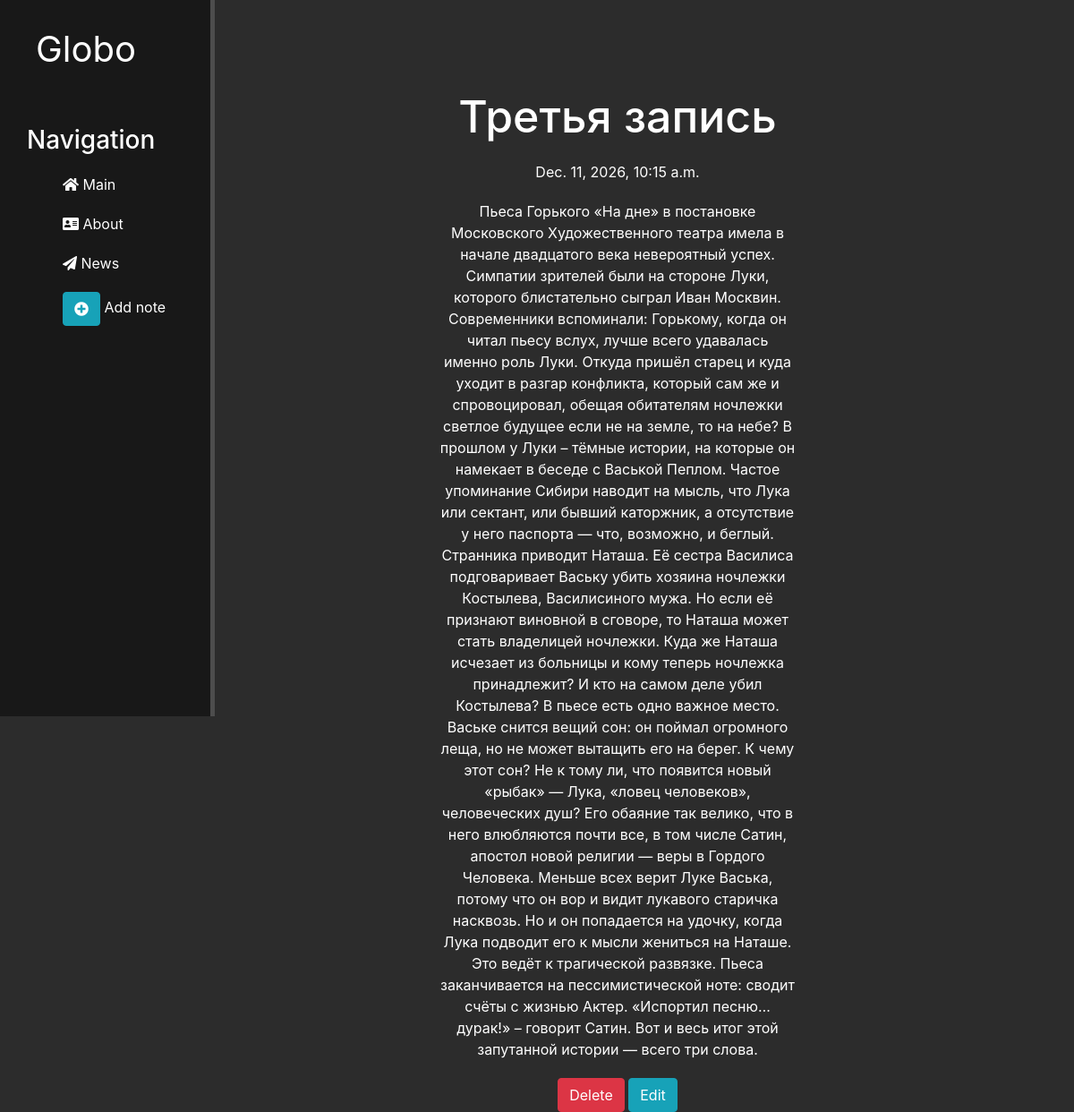
The app's page /news/9 with its own data.
### news/models.py (models this page shows, shortened)
class Articles(models.Model):
    title = models.CharField('Название', max_length=50)
    anons = models.CharField('Анонс', max_length=250)
    full_text = models.TextField('Статья')
    date = models.DateTimeField('Дата публикации')
    class Meta:
        verbose_name = 'Новость'
        verbose_name_plural = 'Новости'

### news/views.py (the view)
# urls.py: path('<int:pk>', views.NewsDetailView.as_view(), name='news-detail'),
class NewsDetailView(DetailView):
    model = Articles
    template_name = 'news/details_view.html'
    context_object_name = 'article'

### news/templates/news/details_view.html (shortened to what this page needs)
{% extends 'main/layout.html' %}
{% block content %}
    <div class="features">
        <h1>{{ article.title }}</h1>
        <p>{{ article.date }}</p>
        <p>{{ article.full_text }}</p>
        <a href="{% url 'news-delete' article.id %}" class="btn btn-danger">Delete</a>
        <a href="{% url 'news-update' article.id %}" class="btn btn-info">Edit</a>
    </div>
{% endblock %}

### main/static/main/css/main.css (style rules this page uses)
body { background: #2c2c2c; }
main .features { float: left; color: #fff; margin-top: 100px; text-align: center; width: 75%; }
main .features h1 { font-size: 50px; }
main .features p { max-width: 400px; margin: 20px auto }

### records on screen
Articles: title "Третья запись", date "Dec. 11, 2026, 10:15 a.m.", full_text "Пьеса Горького «На дне» в постановке Московского Художественного театра имела в начале двадцатого века невероятный успех. Симпатии зрителей были на стороне Луки, которого блистательно сыграл Иван Москвин. Современники вспоминали: Горькому, когда он читал пьесу вслух, лучше всего удавалась именно роль Луки. Откуда пришёл старец и куда уходит в разгар конфликта, который сам же и спровоцировал, обещая обитателям ночлежки светлое будущее если не на земле, то на небе? В прошлом у Луки – тёмные истории, на которые он намекает в беседе с Васькой Пеплом. Частое упоминание Сибири наводит на мысль, что Лука или сектант, или бывший каторжник, а отсутствие у него паспорта — что, возможно, и беглый.…"
